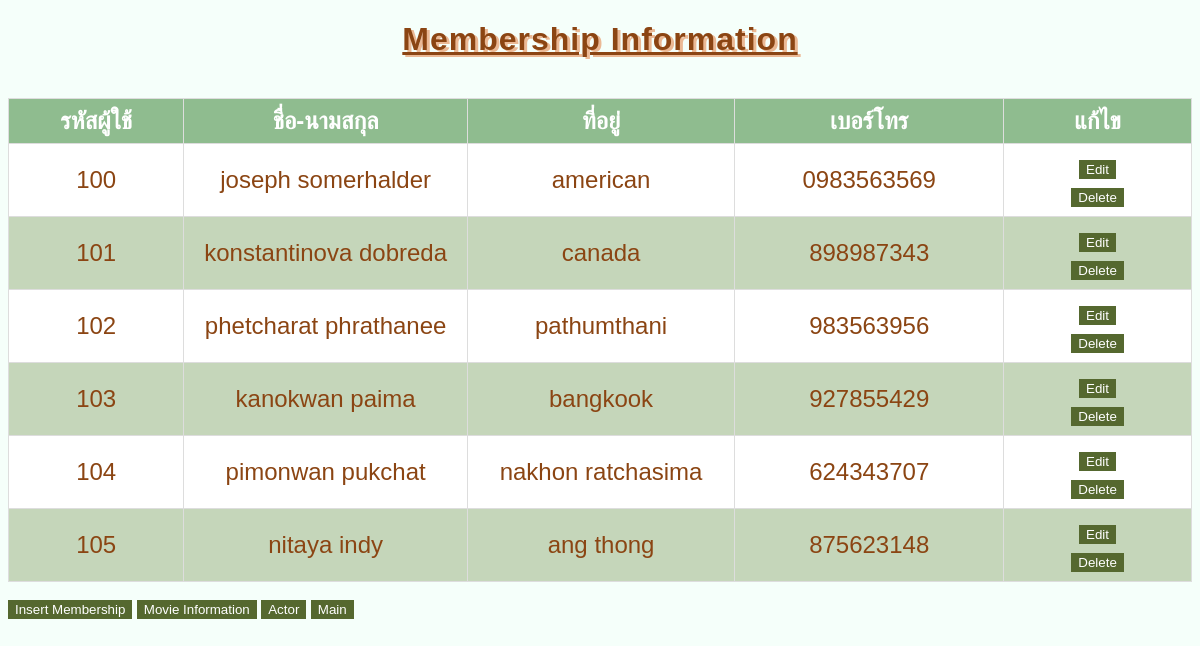
/mainm.php, run on the app's committed database.
### tables this page shows
CREATE TABLE `member` (
  `mid` int(3) NOT NULL,
  `mname` varchar(20) NOT NULL,
  `mlastname` varchar(20) NOT NULL,
  `address` varchar(30) NOT NULL,
  `telephone` varchar(11) NOT NULL
);

### mainm.php (the view, shortened to what this page needs)
<!DOCTYPE html>
<html lang="en">
<head>
    <link rel="stylesheet" href="stylet.css">
</head>
<body>
<?php
    require 'conn.php';
    $sql = "SELECT * FROM member";
    $result = $conn->query($sql);
?>
<h1>Membership Information</h1><br>
        <table>
            <thead>
                <tr>
                    <th>รหัสผู้ใช้</th>
                    <th>ชื่อ-นามสกุล</th>
                    <th>ที่อยู่</th>
                    <th>เบอร์โทร</th>
                    <th>แก้ไข</th>
                </tr>
            </thead>
            <tbody>
                <?php
                    if ($result->num_rows > 0) {
                        while($row = $result->fetch_assoc()) {
                            echo"<tr><td>".$row["mid"]."</td>"."<td>".$row["mname"]." ".$row["mlastname"]."</td>"."<td>".$row["address"]."</td>"."<td>".$row["telephone"]."</td>"."<td>"."<a href='editm.php?mid=".$row["mid"]."'><button> Edit </button></a>"."<br>"."<a href='deletem.php?mid=".$row["mid"]."'><button> Delete </button></a>"."</td>";
                            echo "</tr>";
                        }
                    }else {
                        echo "0 results";
                    }
                ?>
            </tbody>
        </table>
        <br>
        <a href='insertm.php'><button> Insert Membership</button></a>
        <a href='mainv.php'><button>Movie Information</button></a>
        <a href='mainac.php'><button>Actor</button></a>
        <a href='main.php'><button>Main</button></a>
</html>

### stylet.css (style rules this page uses)
body { color: #8b4513; background-color:#f5fffa; font-family:Arial, Helvetica, sans-serif; }
h1 { text-align: center; font-size: xx-large; text-decoration: underline; letter-spacing: 1px; text-shadow: 3px 2px #ebb995; }
th { padding-top: 12px; padding-bottom: 12px; text-align: center; width: 3%; background-color:#8fbc8f; color: rgb(255, 255, 255); }
tr:nth-child(even) { background-color: #C5D6BA; }
th,td { border: 1px solid #ddd; padding: 8px; }
table { background-color: white; border-collapse: collapse; border-radius : 1.5px solid #2e8b57; font-size: x-large; text-align: center; width: 100%; height: 70%; }
button { border: 1px solid #55682f; background-color:#55682f; color: white; }

### data on the page
member: mid "100", mname "joseph", mlastname "somerhalder", address "american", telephone "0983563569"
member: mid "101", mname "konstantinova", mlastname "dobreda", address "canada", telephone "898987343"
member: mid "102", mname "phetcharat", mlastname "phrathanee", address "pathumthani", telephone "983563956"
member: mid "103", mname "kanokwan", mlastname "paima", address "bangkook", telephone "927855429"
member: mid "104", mname "pimonwan", mlastname "pukchat", address "nakhon ratchasima", telephone "624343707"
member: mid "105", mname "nitaya", mlastname "indy", address "ang thong", telephone "875623148"
